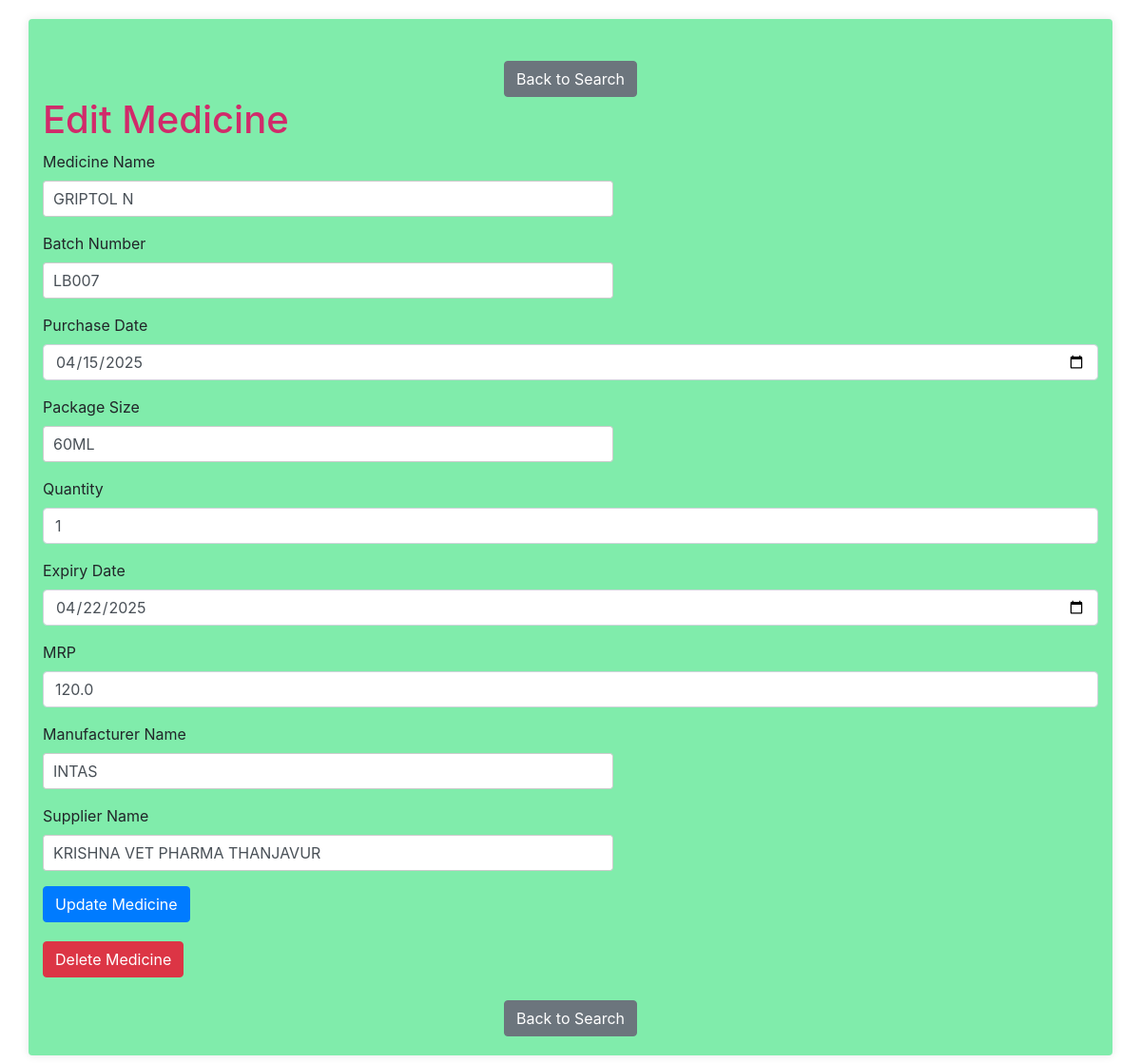
Page /edit_medicine/2 on the committed database.
### app.py (models this page shows)
class Medicine(db.Model):
    __tablename__ = 'medicine'
    id = db.Column(db.Integer, primary_key=True)
    purchase_date = db.Column(db.Date, nullable=False)
    batch_number = db.Column(db.String(50), nullable=False)
    name = db.Column(db.String(100), nullable=False, index=True)
    manufacturer = db.Column(db.String(100), nullable=False)
    pkg_size = db.Column(db.String(50), nullable=True)
    expiry_date = db.Column(db.Date, nullable=False)
    quantity = db.Column(db.Integer, nullable=False)
    supplier_name = db.Column(db.String(100), nullable=False)
    mrp = db.Column(db.Float, nullable=False)

### app.py (the view, shortened to what this page needs)
@app.route('/edit_medicine/<int:id>', methods=['GET', 'POST'])
def edit_medicine(id):
    medicine = Medicine.query.get_or_404(id)
    return render_template('edit_medicine.html', medicine=medicine)

### templates/edit_medicine.html (shortened to what this page needs)
{% extends "base.html" %}
{% block content %}
<div class="text-center mt-4">
    <a href="{{ url_for('search') }}" class="btn btn-secondary">Back to Search</a>
  </div>
  <h1>Edit Medicine</h1>
  <form action="{{ url_for('edit_medicine', id=medicine.id) }}" method="POST">
    <div class="form-group">
      <label for="medicine_name">Medicine Name</label>
      <input type="text" id="medicine_name" name="medicine_name" class="form-control" value="{{ medicine.name }}" required>
    </div>
    <div class="form-group">
      <label for="batch_number">Batch Number</label>
      <input type="text" id="batch_number" name="batch_number" class="form-control" value="{{ medicine.batch_number }}" required>
    </div>
    <div class="form-group">
      <label for="purchase_date">Purchase Date</label>
      <input type="date" id="purchase_date" name="purchase_date" class="form-control" value="{{ medicine.purchase_date.strftime('%Y-%m-%d') }}" required>
    </div>
    <div class="form-group">
      <label for="pkg_size">Package Size</label>
      <input type="text" id="pkg_size" name="pkg_size" class="form-control" value="{{ medicine.pkg_size }}">
    </div>
    <div class="form-group">
      <label for="quantity">Quantity</label>
      <input type="number" id="quantity" name="quantity" class="form-control" value="{{ medicine.quantity }}" required>
    </div>
    <div class="form-group">
      <label for="expiry_date">Expiry Date</label>
      <input type="date" id="expiry_date" name="expiry_date" class="form-control" value="{{ medicine.expiry_date.strftime('%Y-%m-%d') }}" required>
    </div>
    <div class="form-group">
      <label for="mrp">MRP</label>
      <input type="number" id="mrp" name="mrp" class="form-control" step="0.01" value="{{ medicine.mrp }}" required>
    </div>
    <div class="form-group">
      <label for="manufacturer">Manufacturer Name</label>
      <input type="text" id="manufacturer" name="manufacturer" class="form-control" value="{{ medicine.manufacturer }}" required>
    </div>
    <div class="form-group">
      <label for="supplier">Supplier Name</label>
      <input type="text" id="supplier" name="supplier_name" class="form-control" value="{{ medicine.supplier_name }}" required>
    </div>
    <button type="submit" class="btn btn-primary">Update Medicine</button>
  </form>
 <form action="{{ url_for('delete_medicine', id=medicine.id) }}" method="POST" style="margin-top: 20px;" onsubmit="return confirm('Are you sure you want to delete this medicine?');">
    <button type="submit" class="btn btn-danger">Delete Medicine</button>
  </form>
  <div class="text-center mt-4">
    <a href="{{ url_for('search') }}" class="btn btn-secondary">Back to Search</a>
  </div>
{% endblock %}

### static/css/style.css (style rules this page uses)
* { margin: 0; padding: 0; box-sizing: border-box; }
body { background-color: #f4f4f4; font-family: Arial, sans-serif; color: #26f70a; line-height: 1.6; padding: 20px; }
h1, h2, h3 { margin-bottom: 15px; color: #d12a6a; }
h1 { font-size: 2rem; margin-bottom: 20px; }
form { margin-bottom: 20px; }
form input[type="text"] { width: 100%; max-width: 600px; padding: 10px; font-size: 1rem; border: 1px solid #ccc; border-radius: 3px; margin-bottom: 10px; }
form button { padding: 10px 20px; background-color: #f8e10e; border: none; color: #fff; border-radius: 3px; cursor: pointer; }
.btn { padding: 6px 12px; background-color: #007bff; color: #fff; text-decoration: none; border: none; border-radius: 3px; cursor: pointer; }

### rows in the picture
Medicine: medicine_name "GRIPTOL N", batch_number "LB007", purchase_date "04/15/2025", pkg_size "60ML", quantity "1", expiry_date "04/22/2025", mrp "120.0", manufacturer "INTAS", supplier_name "KRISHNA VET PHARMA THANJAVUR"
